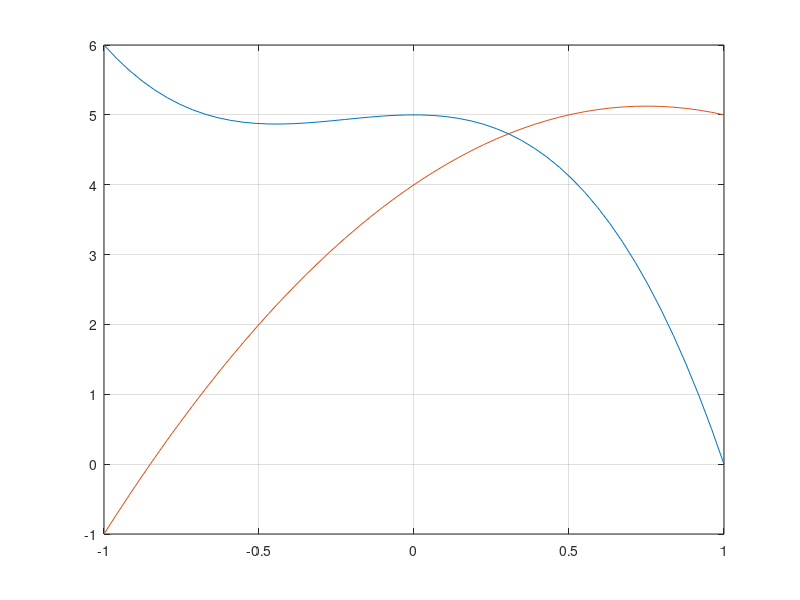

The MATLAB script that drew this image: (Note: this script raises an error after producing the figure.)
%scenario 2 sc2
x = linspace(-1, 1, 50);
y1 = 5 - 3*x.^3-2*x.^2;
y2 = 4 - 2*x.^2+3*x;
plot(x,y1,x,y2)
grid
clear
syms x y
[x,y] = solve(3*x.^3+2*x.^2 + y ==5,2*x.^2-3*x+y == 4);
vpa(x,4)
vpa(y,4)
clear